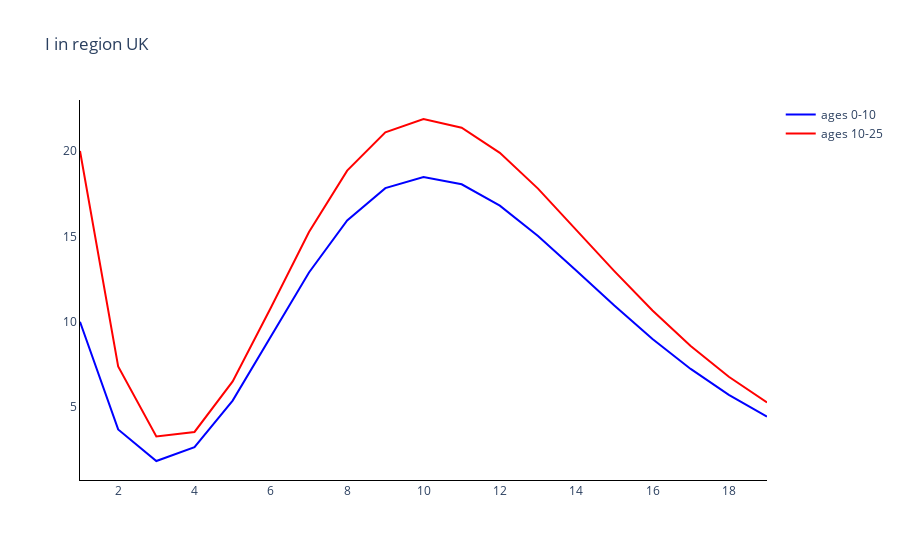

Write notebook code for a chart like this one.
### Markdown cell above
### Plot the unvaccinated symptomatic infectious comparment for one region (UK) and one age group (0-10)

### Code cell
# Trace names - represent the solver used for the simulation
trace_name = ['ages {}'.format(a) for a in age_groups]

# Compartment list - type and age
fig = go.Figure()

# Plot (line plot for each method of simulation)
for a in range(len(age_groups)):
    fig.add_trace(
        go.Scatter(
            y=outputs[0][:, 36 * len(age_groups) + a],
            x=parameters.simulation_parameters.times,
            mode='lines',
            name=trace_name[a],
            line_color=colours[a]
        )
    )

# Add axis labels
fig.update_layout(
    boxmode='group',
    title='I in region {}'. format(regions[0]),
    plot_bgcolor='white',
    xaxis=dict(linecolor='black'),
    yaxis=dict(linecolor='black'),
    )

fig.write_image('images/Toy.pdf')
fig.show()

### Figure 1 — Plotly figure (JSON) as saved in the notebook; plotly's stock layout.template omitted (floating-point values rounded to 4 significant figures)
{"data": [{"line": {"color": "blue"}, "mode": "lines", "name": "ages 0-10", "type": "scatter", "x": [1, 2, 3, 4, 5, 6, 7, 8, 9, 10, 11, 12, 13, 14, 15, 16, 17, 18, 19], "y": [10, 3.706, 1.858, 2.673, 5.391, 9.12, 12.89, 15.93, 17.82, 18.48, 18.05, 16.8, 15.03, 13.01, 10.95, 9.0, 7.244, 5.726, 4.455]}, {"line": {"color": "red"}, "mode": "lines", "name": "ages 10-25", "type": "scatter", "x": [1, 2, 3, 4, 5, 6, 7, 8, 9, 10, 11, 12, 13, 14, 15, 16, 17, 18, 19], "y": [20, 7.39, 3.298, 3.557, 6.511, 10.83, 15.25, 18.85, 21.09, 21.87, 21.36, 19.89, 17.79, 15.41, 12.97, 10.66, 8.582, 6.784, 5.278]}], "layout": {"boxmode": "group", "plot_bgcolor": "white", "title": {"text": "I in region UK"}, "xaxis": {"linecolor": "black"}, "yaxis": {"linecolor": "black"}}}
